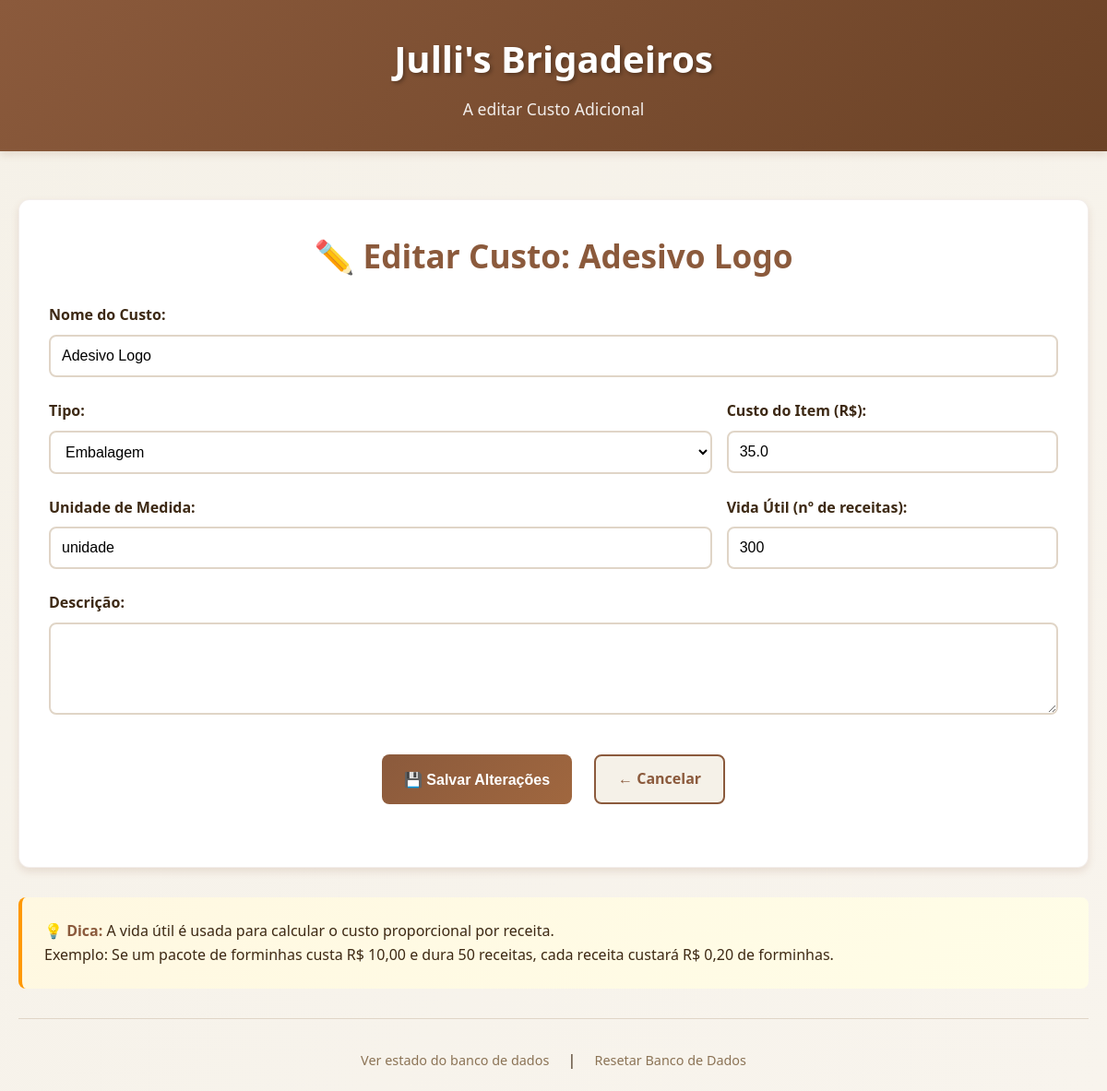
Page /editar_custo_adicional/2 on the committed database.
### tables this page shows
CREATE TABLE custos_adicionais (
            id INTEGER PRIMARY KEY AUTOINCREMENT, nome TEXT UNIQUE NOT NULL, tipo TEXT NOT NULL,
            custo_unitario REAL NOT NULL, unidade_medida TEXT, vida_util INTEGER, descricao TEXT );

### main.py (the view, shortened to what this page needs)
@app.route("/editar_custo_adicional/<int:custo_id>", methods=["GET", "POST"])
def editar_custo_adicional(custo_id):
    custo = get_custo_adicional_by_id(custo_id)
    if not custo:
        flash("Custo adicional não encontrado!", "error")
        return redirect(url_for('custos_adicionais'))
    return render_template("editar_custo_adicional.html", custo=custo)

### main.py (called while the page is built)
def get_db():
    db = getattr(g, '_database', None)
    if db is None:
        db = g._database = sqlite3.connect(DATABASE)
        db.row_factory = sqlite3.Row
    return db

@app.teardown_appcontext
def close_connection(exception):
    db = getattr(g, '_database', None)
    if db is not None:
        db.close()

def get_custo_adicional_by_id(custo_id):
    cursor = get_db().cursor()
    cursor.execute('SELECT * FROM custos_adicionais WHERE id = ?', (custo_id,))
    return cursor.fetchone()

@app.context_processor
def utility_processor():
    return dict(
        calcular_custo_total_receita=calcular_custo_total_receita,
        calcular_custo_produto=calcular_custo_produto
    )

### Templates/editar_custo_adicional.html (shortened to what this page needs)
{% extends "base.html" %}
{% block subtitle %}
    A editar Custo Adicional
{% endblock %}
{% block content %}
<div class="card">
    <h1>✏️ Editar Custo: {{ custo['nome'] }}</h1>
    <form method="POST">
        <div class="form-group">
            <label for="nome">Nome do Custo:</label>
            <input type="text"
                   name="nome"
                   id="nome"
                   value="{{ custo['nome'] }}"
                   required>
        </div>
        <div class="form-row">
            <div class="form-group" style="flex: 2;">
                <label for="tipo">Tipo:</label>
                <select name="tipo" id="tipo" required>
                    <option value="embalagem" {% if custo['tipo'] == 'embalagem' %}selected{% endif %}>Embalagem</option>
                </select>
            </div>
            <div class="form-group" style="flex: 1;">
                <label for="custo_unitario">Custo do Item (R$):</label>
                <input type="number"
                       step="0.01"
                       name="custo_unitario"
                       id="custo_unitario"
                       value="{{ custo['custo_unitario'] }}"
                       required>
            </div>
        </div>
        <div class="form-row">
            <div class="form-group" style="flex: 2;">
                <label for="unidade_medida">Unidade de Medida:</label>
                <input type="text"
                       name="unidade_medida"
                       id="unidade_medida"
                       value="{{ custo['unidade_medida'] }}"
                       required>
            </div>
            <div class="form-group" style="flex: 1;">
                <label for="vida_util">Vida Útil (nº de receitas):</label>
                <input type="number"
                       name="vida_util"
                       id="vida_util"
                       value="{{ custo['vida_util'] or '' }}"
                       min="0">
            </div>
        </div>
        <div class="form-group">
            <label for="descricao">Descrição:</label>
            <textarea name="descricao"
                      id="descricao"
                      rows="3">{{ custo['descricao'] or '' }}</textarea>
        </div>
        <div class="nav-buttons">
            <button type="submit" class="btn btn-primary">
                💾 Salvar Alterações
            </button>
            <a href="{{ url_for('custos_adicionais') }}" class="btn btn-secondary">
                ← Cancelar
            </a>
        </div>
    </form>
</div>
<div class="tip">
    <strong>💡 Dica:</strong> A vida útil é usada para calcular o custo proporcional por receita.<br>
    Exemplo: Se um pacote de forminhas custa R$ 10,00 e dura 50 receitas, cada receita custará R$ 0,20 de forminhas.
</div>
{% endblock %}

### Static/style.css (style rules this page uses)
:root { --primary-brown: #8B5A3C; --light-cream: #F5F1E8; --dark-brown: #6B4226; --accent-brown: #A0673F; --text-dark: #3D2914; --text-light: #8B7355; --success-green: #4CAF50; --error-red: #F44336; --warning-orange: #FF9800; --shadow-light: 0 2px 4px rgba(139, 90, 60, 0.1); --shadow-medium: 0 4px 8px rgba(139, 90, 60, 0.15); --shadow-heavy: 0 8px 16px rgba(139, 90, 60, 0.2); --border-radius: 8px; --border-radius-large: 12px; }
* { margin: 0; padding: 0; box-sizing: border-box; }
body { font-family: 'Segoe UI', Tahoma, Geneva, Verdana, sans-serif; background: linear-gradient(135deg, var(--light-cream) 0%, #F8F4ED 100%); color: var(--text-dark); line-height: 1.6; min-height: 100vh; }
h1 { color: var(--primary-brown); font-size: 2.2rem; margin-bottom: 1.5rem; text-align: center; font-weight: 600; }
.card { background: white; border-radius: var(--border-radius-large); padding: 2rem; margin-bottom: 2rem; box-shadow: var(--shadow-medium); border: 1px solid rgba(139, 90, 60, 0.1); transition: transform 0.3s ease, box-shadow 0.3s ease; }
.form-group { margin-bottom: 1.5rem; }
.form-row { display: flex; gap: 1rem; flex-wrap: wrap; }
.form-row > .form-group { flex: 1; }
label { display: block; margin-bottom: 0.5rem; font-weight: 600; color: var(--text-dark); }
input[type="text"], input[type="number"], input[type="date"], textarea, select { width: 100%; padding: 0.75rem; border: 2px solid #E0D5C7; border-radius: var(--border-radius); font-size: 1rem; transition: border-color 0.3s ease, box-shadow 0.3s ease; background: white; }
textarea { resize: vertical; min-height: 100px; }
.btn { display: inline-block; padding: 0.75rem 1.5rem; border: none; border-radius: var(--border-radius); font-size: 1rem; font-weight: 600; text-decoration: none; cursor: pointer; transition: all 0.3s ease; text-align: center; margin: 0.25rem; }
.btn-primary { background: linear-gradient(135deg, var(--primary-brown) 0%, var(--accent-brown) 100%); color: white; }
.btn-secondary { background: var(--light-cream); color: var(--primary-brown); border: 2px solid var(--primary-brown); }
.tip { background: linear-gradient(135deg, #FFF8E1 0%, #FFFDE7 100%); border-left: 4px solid var(--warning-orange); border-radius: var(--border-radius); padding: 1.5rem; margin: 1.5rem 0; }
.tip strong { color: var(--primary-brown); }
.nav-buttons { display: flex; gap: 1rem; justify-content: center; margin: 2rem 0; flex-wrap: wrap; }
.card, .recipe-item { animation: fadeIn 0.5s ease-out forwards; }

### rows in the picture
custos_adicionais: nome "Adesivo Logo", tipo "Embalagem", custo_unitario "35.0", unidade_medida "unidade", vida_util "300"
